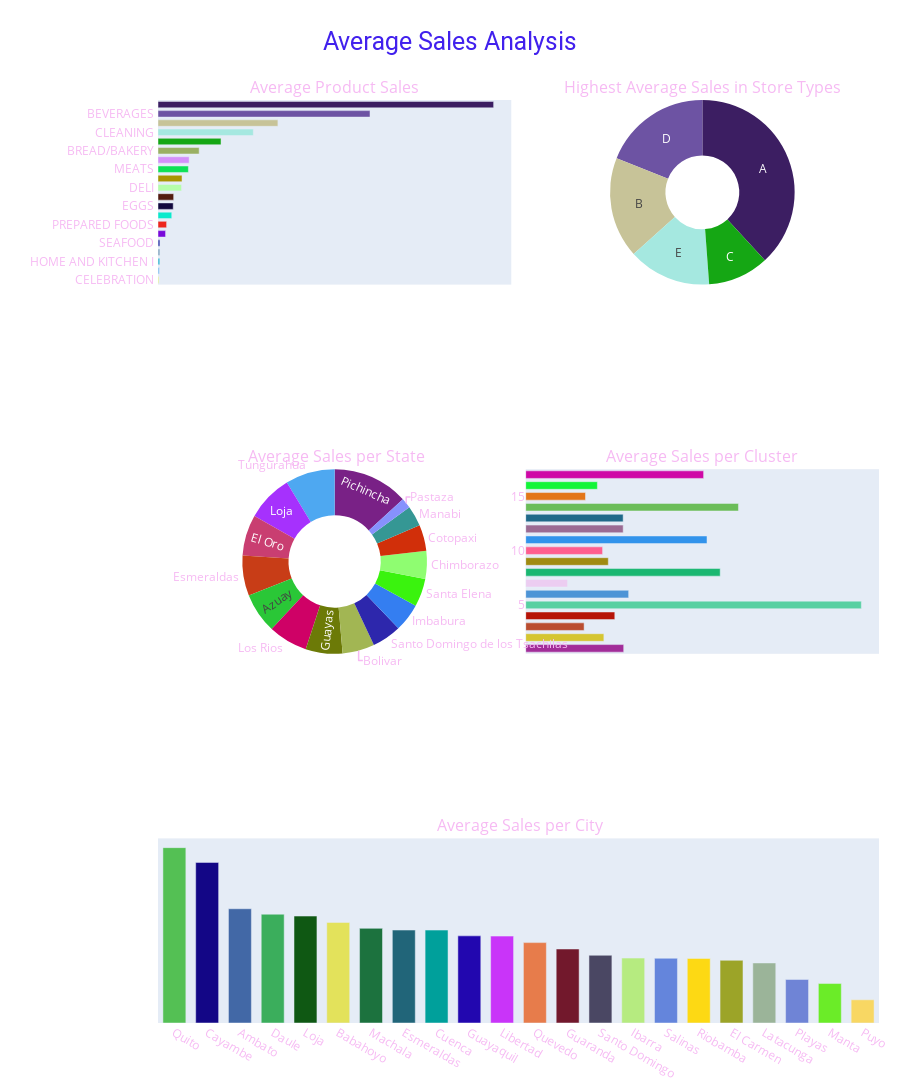

The notebook cell this image was saved under:
### Markdown cell above
#### Family、Cluster、Type、State、City、Dateの各要素で一意な値が50未満のもの

### Code cell
import matplotlib.pyplot as plt
import random
def random_color():
    return "#{}{}{}{}{}{}".format(*(random.choice("0123456789abcdef") for _ in range(6)))

# data
ts_sales_type = train_store.groupby('type').agg({"sales" : "mean"}).reset_index().sort_values(by='sales', ascending=False)
ts_sales_family = train_store.groupby('family').agg({"sales" : "mean"}).reset_index().sort_values(by='sales', ascending=False)[:20]
ts_sales_cluster = train_store.groupby('cluster').agg({"sales" : "mean"}).reset_index().sort_values(by='sales', ascending=False) 
ts_sales_state = train_store.groupby('state').agg({"sales" : "mean"}).reset_index().sort_values(by='sales', ascending=False)
ts_sales_city = train_store.groupby('city').agg({"sales" : "mean"}).reset_index().sort_values(by='sales', ascending=False)


ts_sales_type['color'] = [random_color() for _ in range(len(ts_sales_type))]
ts_sales_type['color'][3:] = [random_color() for _ in range(len(ts_sales_type[3:]))]
ts_sales_family['color'] = [random_color() for _ in range(len(ts_sales_family))]
ts_sales_cluster['color'] = [random_color() for _ in range(len(ts_sales_cluster))]
ts_sales_state['color'] = [random_color() for _ in range(len(ts_sales_state))]
ts_sales_city['color'] = [random_color() for _ in range(len(ts_sales_city))]

fig = make_subplots(rows=5, cols=2, 
                    specs=[[{"type": "bar"}, {"type": "pie"}],
                           [{"colspan": 2}, None],
                           [{"type": "pie"},{"type": "bar"} ],
                           [{"colspan": 2}, None],
                           [{"colspan": 2}, None]],
                    column_widths=[0.5, 0.5], vertical_spacing=0, horizontal_spacing=0.02,
                    subplot_titles=("Average Product Sales", 
                                    "Highest Average Sales in Store Types",
                                    "\n",
                                    "\n"
                                    "Average Sales per State",
                                    "Average Sales per Cluster",
                                    "\n",
                                    "\n"
                                    "Average Sales per City",
                                   ))
fig.add_trace(go.Bar(x=ts_sales_family['sales'], 
                     y=ts_sales_family['family'],
                     marker=dict(color= ts_sales_family['color']),
                     name='Family', orientation='h'), 
                     row=1, col=1)
fig.add_trace(go.Pie(values=ts_sales_type['sales'], labels=ts_sales_type['type'], name='Store Type',
                     marker=dict(colors= ts_sales_family['color']), hole=0.4+(0.1 * random.randrange(-2, 2)),
                     hoverinfo='label+percent+value', textinfo='label'),row=1, col=2)
fig.add_trace(go.Bar(x=ts_sales_cluster['sales'], 
                     y=ts_sales_cluster['cluster'],
                     marker=dict(color= ts_sales_cluster['color']),
                     name='Cluster', orientation='h'), 
                     row=3, col=2)
fig.add_trace(go.Pie(values=ts_sales_state['sales'], labels=ts_sales_state['state'], name='State',
                     marker=dict(colors= ts_sales_state['color']), hole=0.4+(0.1 * random.randrange(-2, 2)),
                     hoverinfo='label+percent+value', textinfo='label'),row=3, col=1)
fig.add_trace(go.Bar(x=ts_sales_city['city'], y=ts_sales_city['sales'], 
                     marker=dict(color= ts_sales_city['color']), name='City'), 
                     row=5, col=1)
fig.update_yaxes(showgrid=False, ticksuffix=' ', categoryorder='total ascending', row=1, col=1)
fig.update_xaxes(visible=False, row=1, col=1)
fig.update_xaxes(visible=False, row=3, col=2)
fig.update_xaxes(tickmode = 'array', tickvals=ts_sales_cluster.cluster, ticktext=[i for i in range(1,17)], row=3, col=2)
fig.update_yaxes(visible=False, row=5, col=1)
plt_themes = ["plotly", "plotly_white", "plotly_dark", "ggplot2", "seaborn", "simple_white", "none"]
fig.update_layout(height=1800, bargap=0.3,
                  margin=dict(b=10,r=20,l=20), 
                  xaxis=dict(tickmode='linear'),
                  title_text="Average Sales Analysis",
                  title_x=0.5,
                  template=plt_themes[random.randrange(0, 6)],
                  title_font=dict(size=25, color=random_color(), family="Roboto, sans-serif"),
                  font=dict(color=random_color()),
                  hoverlabel=dict(bgcolor=random_color(), font_size=15, font_family="Roboto, sans-serif"),
                  showlegend=False)
fig.show()

### Figure 1 — Plotly figure (JSON) as saved in the notebook; plotly's stock layout.template omitted (floating-point values rounded to 4 significant figures)
{"data": [{"marker": {"color": ["#3c1e62", "#6d53a3", "#c7c398", "#a5e8e0", "#15a714", "#9ab063", "#d490fa", "#0de156", "#a89501", "#b5feaa", "#531b10", "#12083e", "#0aeacc", "#ed261d", "#7909da", "#3d45ae", "#86a6c1", "#33b5d2", "#81bff1", "#eefd3d"]}, "name": "Family", "orientation": "h", "type": "bar", "x": [3777.0, 2386.0, 1349.0, 1072.0, 709.2, 463.3, 350.5, 341.8, 270.4, 265.1, 176.2, 171.4, 154.8, 96.77, 85.19, 22.16, 21.58, 20.47, 16.72, 8.37], "xaxis": "x", "y": ["GROCERY I", "BEVERAGES", "PRODUCE", "CLEANING", "DAIRY", "BREAD/BAKERY", "POULTRY", "MEATS", "PERSONAL CARE", "DELI", "HOME CARE", "EGGS", "FROZEN FOODS", "PREPARED FOODS", "LIQUOR,WINE,BEER", "SEAFOOD", "GROCERY II", "HOME AND KITCHEN I", "HOME AND KITCHEN II", "CELEBRATION"], "yaxis": "y"}, {"domain": {"x": [0.51, 1], "y": [0.8, 1]}, "hole": 0.4, "hoverinfo": "label+percent+value", "labels": ["A", "D", "B", "E", "C"], "marker": {"colors": ["#3c1e62", "#6d53a3", "#c7c398", "#a5e8e0", "#15a714", "#9ab063", "#d490fa", "#0de156", "#a89501", "#b5feaa", "#531b10", "#12083e", "#0aeacc", "#ed261d", "#7909da", "#3d45ae", "#86a6c1", "#33b5d2", "#81bff1", "#eefd3d"]}, "name": "Store Type", "textinfo": "label", "type": "pie", "values": [705.9, 351.0, 326.7, 269.1, 197.3]}, {"marker": {"color": ["#57d0a2", "#6bbd59", "#1ab771", "#3293eb", "#cf08a6", "#4d94d6", "#a22d99", "#9b6b93", "#206989", "#b61307", "#a08b11", "#d5c531", "#fe5e8f", "#12f538", "#e37619", "#ba4d30", "#eccdf1"]}, "name": "Cluster", "orientation": "h", "type": "bar", "x": [1117.0, 708.2, 647.4, 603.5, 592.2, 342.7, 326.2, 324.5, 324.4, 296.6, 275.0, 260.2, 255.9, 238.6, 199.0, 194.4, 139.3], "xaxis": "x3", "y": [5, 14, 8, 11, 17, 6, 1, 12, 13, 4, 9, 2, 10, 16, 15, 3, 7], "yaxis": "y3"}, {"domain": {"x": [0, 0.49], "y": [0.4, 0.6]}, "hole": 0.5, "hoverinfo": "label+percent+value", "labels": ["Pichincha", "Tungurahua", "Loja", "El Oro", "Esmeraldas", "Azuay", "Los Rios", "Guayas", "Bolivar", "Santo Domingo de los Tsachilas", "Imbabura", "Santa Elena", "Chimborazo", "Cotopaxi", "Manabi", "Pastaza"], "marker": {"colors": ["#792186", "#4ea8f1", "#a631fd", "#c93e71", "#c83d17", "#2ac737", "#cf0166", "#6c7a07", "#a2b653", "#2d27ac", "#347ef1", "#3af30e", "#8ffd71", "#d12f0a", "#359794", "#8691fd"]}, "name": "State", "textinfo": "label", "type": "pie", "values": [554.1, 362.6, 339.4, 300.4, 295.0, 294.9, 287.2, 270.2, 234.8, 214.9, 206.1, 205.5, 204.9, 190.6, 149.8, 73.6]}, {"marker": {"color": ["#54c054", "#130686", "#4268a6", "#3bae5c", "#0f5813", "#e3e25b", "#1c723e", "#216579", "#00a09b", "#2207af", "#c934f9", "#e77c4b", "#72182c", "#4a4763", "#b6eb80", "#6485dc", "#fdd914", "#9ca428", "#9bb499", "#6f84d6", "#6bec28", "#f8d763"]}, "name": "City", "type": "bar", "x": ["Quito", "Cayambe", "Ambato", "Daule", "Loja", "Babahoyo", "Machala", "Esmeraldas", "Cuenca", "Guayaquil", "Libertad", "Quevedo", "Guaranda", "Santo Domingo", "Ibarra", "Salinas", "Riobamba", "El Carmen", "Latacunga", "Playas", "Manta", "Puyo"], "xaxis": "x5", "y": [556.6, 509.7, 362.6, 345.3, 339.4, 319.3, 300.4, 295.0, 294.9, 276.6, 275.7, 255.1, 234.8, 214.9, 206.1, 205.5, 204.9, 199.0, 190.6, 138.1, 125.2, 73.6], "yaxis": "y5"}], "layout": {"annotations": [{"font": {"size": 16}, "showarrow": false, "text": "Average Product Sales", "x": 0.245, "xanchor": "center", "xref": "paper", "y": 1, "yanchor": "bottom", "yref": "paper"}, {"font": {"size": 16}, "showarrow": false, "text": "Highest Average Sales in Store Types", "x": 0.755, "xanchor": "center", "xref": "paper", "y": 1, "yanchor": "bottom", "yref": "paper"}, {"font": {"size": 16}, "showarrow": false, "text": "\n", "x": 0.5, "xanchor": "center", "xref": "paper", "y": 0.8, "yanchor": "bottom", "yref": "paper"}, {"font": {"size": 16}, "showarrow": false, "text": "\nAverage Sales per State", "x": 0.245, "xanchor": "center", "xref": "paper", "y": 0.6, "yanchor": "bottom", "yref": "paper"}, {"font": {"size": 16}, "showarrow": false, "text": "Average Sales per Cluster", "x": 0.755, "xanchor": "center", "xref": "paper", "y": 0.6, "yanchor": "bottom", "yref": "paper"}, {"font": {"size": 16}, "showarrow": false, "text": "\n", "x": 0.5, "xanchor": "center", "xref": "paper", "y": 0.4, "yanchor": "bottom", "yref": "paper"}, {"font": {"size": 16}, "showarrow": false, "text": "\nAverage Sales per City", "x": 0.5, "xanchor": "center", "xref": "paper", "y": 0.2, "yanchor": "bottom", "yref": "paper"}], "bargap": 0.3, "font": {"color": "#f6baf3"}, "height": 1800, "hoverlabel": {"bgcolor": "#93b0a8", "font": {"family": "Roboto, sans-serif", "size": 15}}, "margin": {"b": 10, "l": 20, "r": 20}, "showlegend": false, "title": {"font": {"color": "#4120ed", "family": "Roboto, sans-serif", "size": 25}, "text": "Average Sales Analysis", "x": 0.5}, "xaxis": {"anchor": "y", "domain": [0, 0.49], "tickmode": "linear", "visible": false}, "xaxis2": {"anchor": "y2", "domain": [0, 1]}, "xaxis3": {"anchor": "y3", "domain": [0.51, 1], "tickmode": "array", "ticktext": [1, 2, 3, 4, 5, 6, 7, 8, 9, 10, 11, 12, 13, 14, 15, 16], "tickvals": [5, 14, 8, 11, 17, 6, 1, 12, 13, 4, 9, 2, 10, 16, 15, 3, 7], "visible": false}, "xaxis4": {"anchor": "y4", "domain": [0, 1]}, "xaxis5": {"anchor": "y5", "domain": [0, 1]}, "yaxis": {"anchor": "x", "categoryorder": "total ascending", "domain": [0.8, 1], "showgrid": false, "ticksuffix": " "}, "yaxis2": {"anchor": "x2", "domain": [0.6, 0.8]}, "yaxis3": {"anchor": "x3", "domain": [0.4, 0.6]}, "yaxis4": {"anchor": "x4", "domain": [0.2, 0.4]}, "yaxis5": {"anchor": "x5", "domain": [0, 0.2], "visible": false}}}
